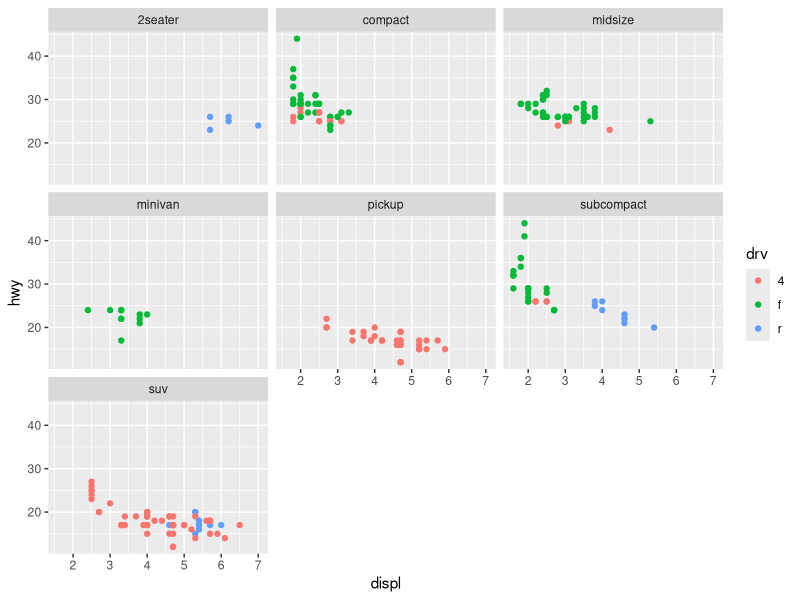

Write the R code that produced this figure.
rm(list=ls()) 
library(tidyverse)

ggplot(mpg, aes(displ, hwy, color = drv))+
  geom_point()+
  facet_wrap(~  class)

# Comment: can this even be considered an exercise?

